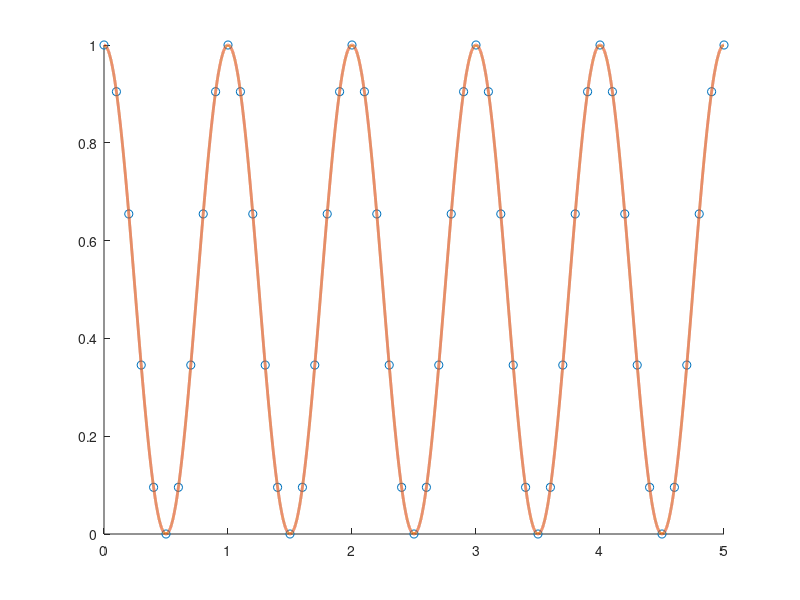

MATLAB code to generate this figure:
function [xs, ys] = generate_waveplate_fig()
% Generate a plot of input signal and exposure time pulse train plus TTL
% trigger pulse


% All signals need to have the same total time
T = 5; % in seconds

% Input signal: sampled cosine wave with frequency given by DC motor rotational
% velocity (in Hz); sampling frequency determined by exposure time
exposure_time = 100e-3; % in seconds
motor_freq = 1; % in Hertz
t_input = 0:exposure_time:T;
ys_input = 0.5 * (cos(motor_freq * 2 * pi * t_input) + 1);
hold on;
plot(t_input,ys_input, 'LineStyle', 'None', 'Marker', 'o');

% Superimpose the real cosine wave
t_real = 0:1e-4:T % e.g. 10kHz sampling
ys_real = 0.5 * (cos(motor_freq * 2 * pi * t_real) + 1);
plot(t_real, ys_real, 'LineWidth', 2);